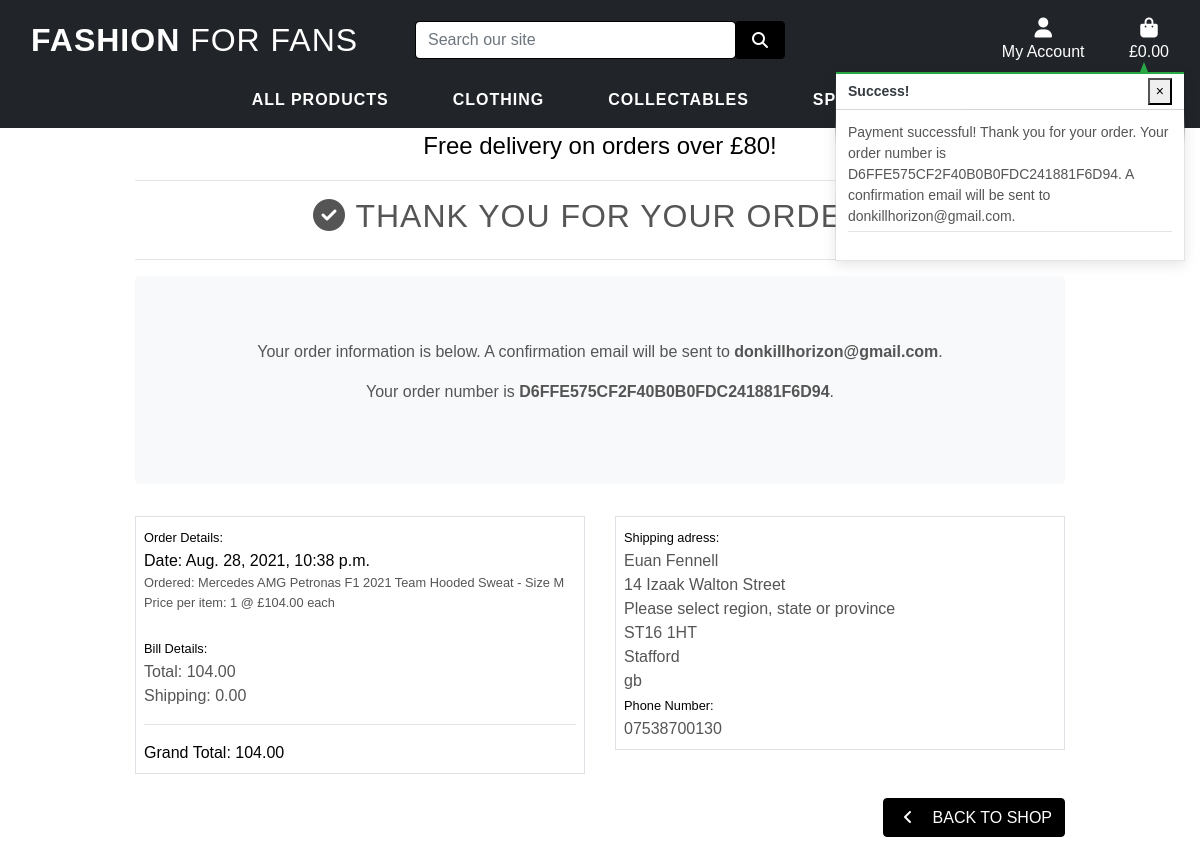
Screenshot of /checkout/checkout_success/D6FFE575CF2F40B0B0FDC241881F6D94 with the database file from the repository.
### checkout/models.py (models this page shows, shortened)
class Order(models.Model):
    order_number = models.CharField(max_length=32, null=False, editable=False)
    full_name = models.CharField(max_length=50, null=False, blank=False)
    email = models.EmailField(max_length=254, null=False, blank=False)
    phone_number = models.CharField(max_length=20, null=False, blank=False)
    country = CountryField(blank_label='Country *', null=False, blank=False)
    postcode = models.CharField(max_length=20, null=True, blank=True)
    town_or_city = models.CharField(max_length=40, null=False, blank=False)
    street_address1 = models.CharField(max_length=80, null=False, blank=False)
    street_address2 = models.CharField(max_length=80, null=True, blank=True)
    county = models.CharField(max_length=80, null=True, blank=True)
    date = models.DateTimeField(auto_now_add=True)
    delivery_cost = models.DecimalField(max_digits=6, decimal_places=2, null=False, default=0)
    order_total = models.DecimalField(max_digits=10, decimal_places=2, null=False, default=0)
    grand_total = models.DecimalField(max_digits=10, decimal_places=2, null=False, default=0)
    original_bag = models.TextField(null=False, blank=False, default='')
    stripe_pid = models.CharField(max_length=254, null=False, blank=False, default='')

class OrderLineItem(models.Model):
    order = models.ForeignKey(Order, null=False, blank=False, on_delete=models.CASCADE, related_name='lineitems')
    product = models.ForeignKey(Product, null=False, blank=False, on_delete=models.CASCADE)
    product_size = models.CharField(max_length=2, null=True, blank=True)  # XS, S, M, L, XL
    quantity = models.IntegerField(null=False, blank=False, default=0)
    lineitem_total = models.DecimalField(max_digits=6, decimal_places=2, null=False, blank=False, editable=False)

### products/models.py (models this page shows, shortened)
class Product(models.Model):
    Sizes = (('XS', 'X-Small'), ('S', 'Small'), ('M', 'Medium'),
             ('L', 'Large'), ('XL', 'X-Large'))
    category = models.ForeignKey('Category', null=True, blank=True, on_delete=models.SET_NULL)
    team = models.ForeignKey('Team', null=True, blank=True, on_delete=models.SET_NULL)
    sku = models.CharField(max_length=254, null=True, blank=True)
    name = models.CharField(max_length=254)
    description = models.TextField()
    has_sizes = models.BooleanField(default=False, null=True, blank=True)
    size = MultiSelectField(choices=Sizes, null=True, blank=True)
    price = models.DecimalField(max_digits=6, decimal_places=2)
    rating = models.DecimalField(max_digits=6, decimal_places=2, null=True, blank=True)
    image_url = models.URLField(max_length=1024, null=True, blank=True)
    image = models.ImageField(null=True, blank=True)

### checkout/views.py (the view)
# urls.py: path('checkout_success/<order_number>', views.checkout_success, name='checkout_success'),
def checkout_success(request, order_number):
    save_info = request.session.get('save_info')
    order = get_object_or_404(Order, order_number=order_number)
    messages.success(request, f'Payment successful! \
        Thank you for your order. Your order number is \
        {order_number}. A confirmation email will be sent \
        to {order.email}.')
    if 'bag' in request.session:
        del request.session['bag']
    template = 'checkout/checkout_success.html'
    context = {
        'order': order,
    }
    return render(request, template, context)

### bag/contexts.py (called while the page is built, shortened)
def bag_contents(request):
    bag_items = []
    total = 0
    product_count = 0
    bag = request.session.get('bag', {})
    if total < settings.FREE_DELIVERY_THRESHOLD:
        delivery = total * Decimal(settings.STANDARD_DELIVERY_PERCENTAGE/100)
        free_delivery_delta = settings.FREE_DELIVERY_THRESHOLD - total
    else:
        delivery = 0
        free_delivery_delta = 0
    grand_total = delivery + total
    context = {
        'bag_items': bag_items,
        'total': total,
        'product_count': product_count,
        'delivery': delivery,
        'free_delivery_delta': free_delivery_delta,
        'free_delivery_threshold': settings.FREE_DELIVERY_THRESHOLD,
        'grand_total': grand_total,
    }
    return context

### checkout/templates/checkout/checkout_success.html (shortened to what this page needs)
{% extends "base.html" %}
{% load static %}
{% block extra_css %}
    <link rel="stylesheet" href="{% static 'checkout/css/checkout.css' %}">
{% endblock %}
{% block page_header %}
    <div class="container header-container">
    </div>
{% endblock %}
{% block content %}
    <div class="container checkout-container">
        <div class="row">
            <div class="col text-center">
                <hr>
                <h2 class="logo-font mb-4 text-full main-font"><i class="fas fa-check-circle"></i> Thank you for your order !</h2>
                <hr>
                <div class=" jumbotron bg-light">
                    <p class="text-full bg-light main-font">Your order information is below. A confirmation email will be sent to <strong>{{ order.email }}</strong>.</p>
                    <p class="text-full bg-light main-font">Your order number is <strong>{{ order.order_number }}</strong>.</p>
                </div>
            </div>
        </div>
        <div class="row">
            <div class="col-12 col-lg-6">
                <div class="order-confirmation-wrapper p-2 border text-full">
                    <small class="text-black">Order Details:</small>
                    <p class="mb-0 text-black"> Date: {{ order.date }}</p>
                    {% for item in order.lineitems.all %}
                        <p class="small mb-0 main-font"> Ordered:
                            {{ item.product.name }}{% if item.product_size %} - Size {{ item.product_size|upper }}{% endif %}
                        </p>
                        <p class="small mb-0 main-font">Price per item: {{ item.quantity }} @ £{{ item.product.price }} each</p><br>
                    {% endfor %}
                    <small class="text-black">Bill Details:</small>
                    <p class="mb-0 main-font">Total: {{ order.order_total }}</p>
                    <p class="mb-0 main-font">Shipping: {{ order.delivery_cost }}</p>
                    <hr>
                    <p class="mb-0 text-black">Grand Total: {{ order.grand_total }}</p>
                </div>
            </div>
            <div class="col-12 col-lg-6">
                <div class="order-confirmation-wrapper p-2 border text-full">
                    <small class="text-black">Shipping adress:</small>
                     <p class="mb-0 main-font">{{ order.full_name }}</p>
                     <p class="mb-0 main-font">{{ order.street_address1 }}</p>
                    {% if order.county %}
                        <p class="mb-0 main-font">{{ order.county }}</p>
                    {% endif %}
                    {% if order.postcode %}
                        <p class="mb-0 main-font">{{ order.postcode }}</p>
                    {% endif %}
                    <p class="mb-0 main-font">{{ order.town_or_city }}</p>
                    <p class="mb-0 main-font">{{ order.country }}</p>
                    <small class="text-black">Phone Number:</small>
                    <p class="mb-0 main-font">{{ order.phone_number }}</p>
                </div>
            </div>
        </div>
        <div class="row">
			<div class="col-12 text-right mt-3">
                <a href="{% url 'products' %}" class="btn btn-outline-white text-full rounded my-2">
                    <span class="icon mr-2">
                        <i class="fas fa-angle-left"></i>
                    </span>
                    <span class="text-uppercase">Back to shop</span>
                </a>
			</div>
        </div>
    </div>
{% endblock %}

### static/css/base.css (style rules this page uses)
:root { --main-font-color-dark: #555; }
html { height: 100%; }
body { background: linear-gradient(to bottom, rgba(0,0,0,0.1), rgba(0,0,0,0.1)), url('/media/homepage-image.png') no-repeat center center fixed; background-size: cover; height: calc(100vh - 164px); color: #f5f5f5; font-family: 'Monserrat', sans-serif; }
.icon { align-items: center; display: inline-flex; justify-content: center; height: 1.5rem; width: 1.5rem; }
.logo-font { text-transform: uppercase; letter-spacing: 1px; }
.btn-outline-white { background: black; color: white !important; border: 1px solid black; }
.text-black { color: #000 !important; }
.main-font { color: var(--main-font-color-dark); }
@media (min-width: 1200px) { .container { max-width: 80%; } }
@media (min-width: 992px) { .header-container { padding-top: 164px; } }

### rows the page displays
Order: email "donkillhorizon@gmail.com", order_number "D6FFE575CF2F40B0B0FDC241881F6D94", date "Aug. 28, 2021, 10:38 p.m.", order_total "104.00", delivery_cost "0.00", grand_total "104.00", full_name "Euan Fennell", street_address1 "14 Izaak Walton Street", county "Please select region, state or province", postcode "ST16 1HT", town_or_city "Stafford", country "gb", phone_number "07538700130"
OrderLineItem: product.name "Mercedes AMG Petronas F1 2021 Team Hooded Sweat", product_size "M", quantity "1", product.price "104.00"

### other values shown
{{ free_delivery_threshold }} "80"
{{ message }} "Payment successful! Thank you for your order. Your order number is D6FFE575CF2F40B0B0FDC241881F6D94. A confirmation email will be sent to donkillhorizon@gmail.com."
